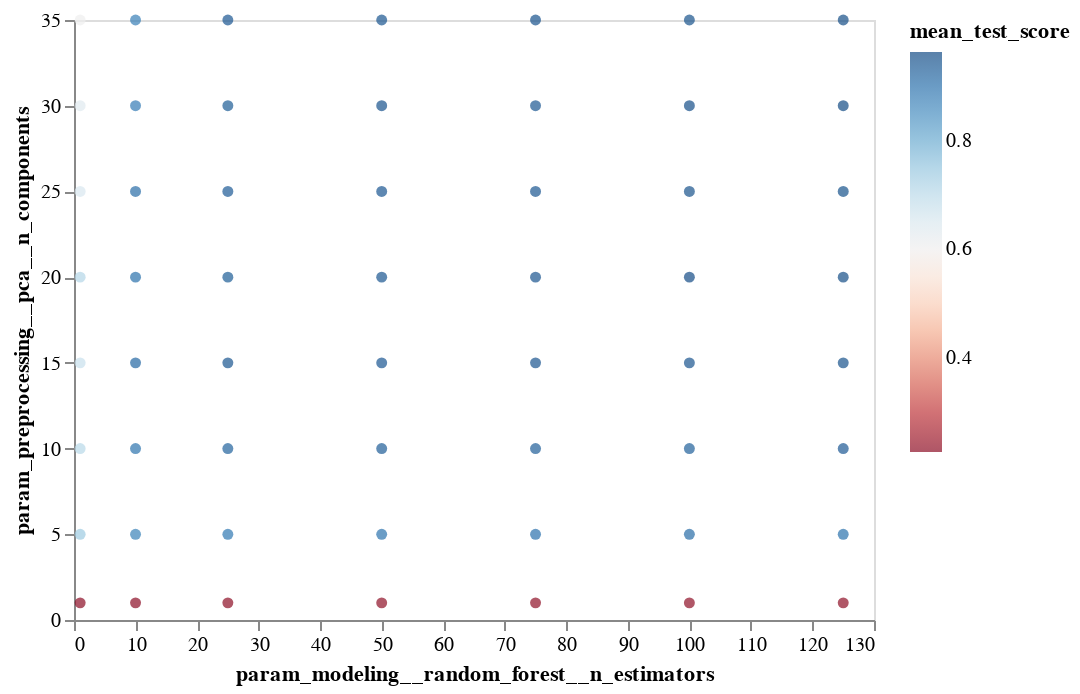

Notebook source saved alongside this figure:
### Code cell
# Plot these values.
chart = (
    alt.Chart(df_grid_search_results)
    .encode(
        x="param_modeling__random_forest__n_estimators:Q",
        y="param_preprocessing__pca__n_components",
        color=alt.Color("mean_test_score", scale=alt.Scale(scheme="redblue")),
    )
    .configure_axis(grid=False)
    .mark_circle()
)
chart

### Figure 1 — Vega-Lite specification as saved in the notebook (floating-point values rounded to 4 significant figures)
{"config": {"view": {"continuousWidth": 400, "continuousHeight": 300}, "axis": {"grid": false}}, "data": {"name": "data-e3bbf9eb237ea0b748cdcfe5e0281ff9"}, "mark": "circle", "encoding": {"color": {"field": "mean_test_score", "scale": {"scheme": "redblue"}, "type": "quantitative"}, "x": {"field": "param_modeling__random_forest__n_estimators", "type": "quantitative"}, "y": {"field": "param_preprocessing__pca__n_components", "type": "quantitative"}}, "$schema": "https://vega.github.io/schema/vega-lite/v4.17.0.json", "datasets": {"data-e3bbf9eb237ea0b748cdcfe5e0281ff9": [{"param_modeling__random_forest__n_estimators": 1, "param_preprocessing__pca__n_components": 1, "mean_test_score": 0.2276}, {"param_modeling__random_forest__n_estimators": 1, "param_preprocessing__pca__n_components": 5, "mean_test_score": 0.742}, {"param_modeling__random_forest__n_estimators": 1, "param_preprocessing__pca__n_components": 10, "mean_test_score": 0.7049}, {"param_modeling__random_forest__n_estimators": 1, "param_preprocessing__pca__n_components": 15, "mean_test_score": 0.6845}, {"param_modeling__random_forest__n_estimators": 1, "param_preprocessing__pca__n_components": 20, "mean_test_score": 0.7099}, {"param_modeling__random_forest__n_estimators": 1, "param_preprocessing__pca__n_components": 25, "mean_test_score": 0.6543}, {"param_modeling__random_forest__n_estimators": 1, "param_preprocessing__pca__n_components": 30, "mean_test_score": 0.6391}, {"param_modeling__random_forest__n_estimators": 1, "param_preprocessing__pca__n_components": 35, "mean_test_score": 0.6054}, {"param_modeling__random_forest__n_estimators": 10, "param_preprocessing__pca__n_components": 1, "mean_test_score": 0.2276}, {"param_modeling__random_forest__n_estimators": 10, "param_preprocessing__pca__n_components": 5, "mean_test_score": 0.8735}, {"param_modeling__random_forest__n_estimators": 10, "param_preprocessing__pca__n_components": 10, "mean_test_score": 0.8971}, {"param_modeling__random_forest__n_estimators": 10, "param_preprocessing__pca__n_components": 15, "mean_test_score": 0.9173}, {"param_modeling__random_forest__n_estimators": 10, "param_preprocessing__pca__n_components": 20, "mean_test_score": 0.9021}, {"param_modeling__random_forest__n_estimators": 10, "param_preprocessing__pca__n_components": 25, "mean_test_score": 0.9089}, {"param_modeling__random_forest__n_estimators": 10, "param_preprocessing__pca__n_components": 30, "mean_test_score": 0.8836}, {"param_modeling__random_forest__n_estimators": 10, "param_preprocessing__pca__n_components": 35, "mean_test_score": 0.8769}, {"param_modeling__random_forest__n_estimators": 25, "param_preprocessing__pca__n_components": 1, "mean_test_score": 0.2293}, {"param_modeling__random_forest__n_estimators": 25, "param_preprocessing__pca__n_components": 5, "mean_test_score": 0.8903}, {"param_modeling__random_forest__n_estimators": 25, "param_preprocessing__pca__n_components": 10, "mean_test_score": 0.9258}, {"param_modeling__random_forest__n_estimators": 25, "param_preprocessing__pca__n_components": 15, "mean_test_score": 0.946}, {"param_modeling__random_forest__n_estimators": 25, "param_preprocessing__pca__n_components": 20, "mean_test_score": 0.9359}, {"param_modeling__random_forest__n_estimators": 25, "param_preprocessing__pca__n_components": 25, "mean_test_score": 0.9376}, {"param_modeling__random_forest__n_estimators": 25, "param_preprocessing__pca__n_components": 30, "mean_test_score": 0.9359}, {"param_modeling__random_forest__n_estimators": 25, "param_preprocessing__pca__n_components": 35, "mean_test_score": 0.9443}, {"param_modeling__random_forest__n_estimators": 50, "param_preprocessing__pca__n_components": 1, "mean_test_score": 0.231}, {"param_modeling__random_forest__n_estimators": 50, "param_preprocessing__pca__n_components": 5, "mean_test_score": 0.8971}, {"param_modeling__random_forest__n_estimators": 50, "param_preprocessing__pca__n_components": 10, "mean_test_score": 0.9341}, {"param_modeling__random_forest__n_estimators": 50, "param_preprocessing__pca__n_components": 15, "mean_test_score": 0.9443}, {"param_modeling__random_forest__n_estimators": 50, "param_preprocessing__pca__n_components": 20, "mean_test_score": 0.946}, {"param_modeling__random_forest__n_estimators": 50, "param_preprocessing__pca__n_components": 25, "mean_test_score": 0.9443}, {"param_modeling__random_forest__n_estimators": 50, "param_preprocessing__pca__n_components": 30, "mean_test_score": 0.9494}, {"param_modeling__random_forest__n_estimators": 50, "param_preprocessing__pca__n_components": 35, "mean_test_score": 0.946}, {"param_modeling__random_forest__n_estimators": 75, "param_preprocessing__pca__n_components": 1, "mean_test_score": 0.231}, {"param_modeling__random_forest__n_estimators": 75, "param_preprocessing__pca__n_components": 5, "mean_test_score": 0.9004}, {"param_modeling__random_forest__n_estimators": 75, "param_preprocessing__pca__n_components": 10, "mean_test_score": 0.9325}, {"param_modeling__random_forest__n_estimators": 75, "param_preprocessing__pca__n_components": 15, "mean_test_score": 0.9477}, {"param_modeling__random_forest__n_estimators": 75, "param_preprocessing__pca__n_components": 20, "mean_test_score": 0.9477}, {"param_modeling__random_forest__n_estimators": 75, "param_preprocessing__pca__n_components": 25, "mean_test_score": 0.946}, {"param_modeling__random_forest__n_estimators": 75, "param_preprocessing__pca__n_components": 30, "mean_test_score": 0.9426}, {"param_modeling__random_forest__n_estimators": 75, "param_preprocessing__pca__n_components": 35, "mean_test_score": 0.9494}, {"param_modeling__random_forest__n_estimators": 100, "param_preprocessing__pca__n_components": 1, "mean_test_score": 0.231}, {"param_modeling__random_forest__n_estimators": 100, "param_preprocessing__pca__n_components": 5, "mean_test_score": 0.9088}, {"param_modeling__random_forest__n_estimators": 100, "param_preprocessing__pca__n_components": 10, "mean_test_score": 0.9291}, {"param_modeling__random_forest__n_estimators": 100, "param_preprocessing__pca__n_components": 15, "mean_test_score": 0.9477}, {"param_modeling__random_forest__n_estimators": 100, "param_preprocessing__pca__n_components": 20, "mean_test_score": 0.9612}, {"param_modeling__random_forest__n_estimators": 100, "param_preprocessing__pca__n_components": 25, "mean_test_score": 0.9511}, {"param_modeling__random_forest__n_estimators": 100, "param_preprocessing__pca__n_components": 30, "mean_test_score": 0.9561}, {"param_modeling__random_forest__n_estimators": 100, "param_preprocessing__pca__n_components": 35, "mean_test_score": 0.951}, {"param_modeling__random_forest__n_estimators": 125, "param_preprocessing__pca__n_components": 1, "mean_test_score": 0.231}, {"param_modeling__random_forest__n_estimators": 125, "param_preprocessing__pca__n_components": 5, "mean_test_score": 0.8988}, {"param_modeling__random_forest__n_estimators": 125, "param_preprocessing__pca__n_components": 10, "mean_test_score": 0.9392}, {"param_modeling__random_forest__n_estimators": 125, "param_preprocessing__pca__n_components": 15, "mean_test_score": 0.9511}, {"param_modeling__random_forest__n_estimators": 125, "param_preprocessing__pca__n_components": 20, "mean_test_score": 0.9578}, {"param_modeling__random_forest__n_estimators": 125, "param_preprocessing__pca__n_components": 25, "mean_test_score": 0.9511}, {"param_modeling__random_forest__n_estimators": 125, "param_preprocessing__pca__n_components": 30, "mean_test_score": 0.9629}, {"param_modeling__random_forest__n_estimators": 125, "param_preprocessing__pca__n_components": 35, "mean_test_score": 0.9578}]}}
